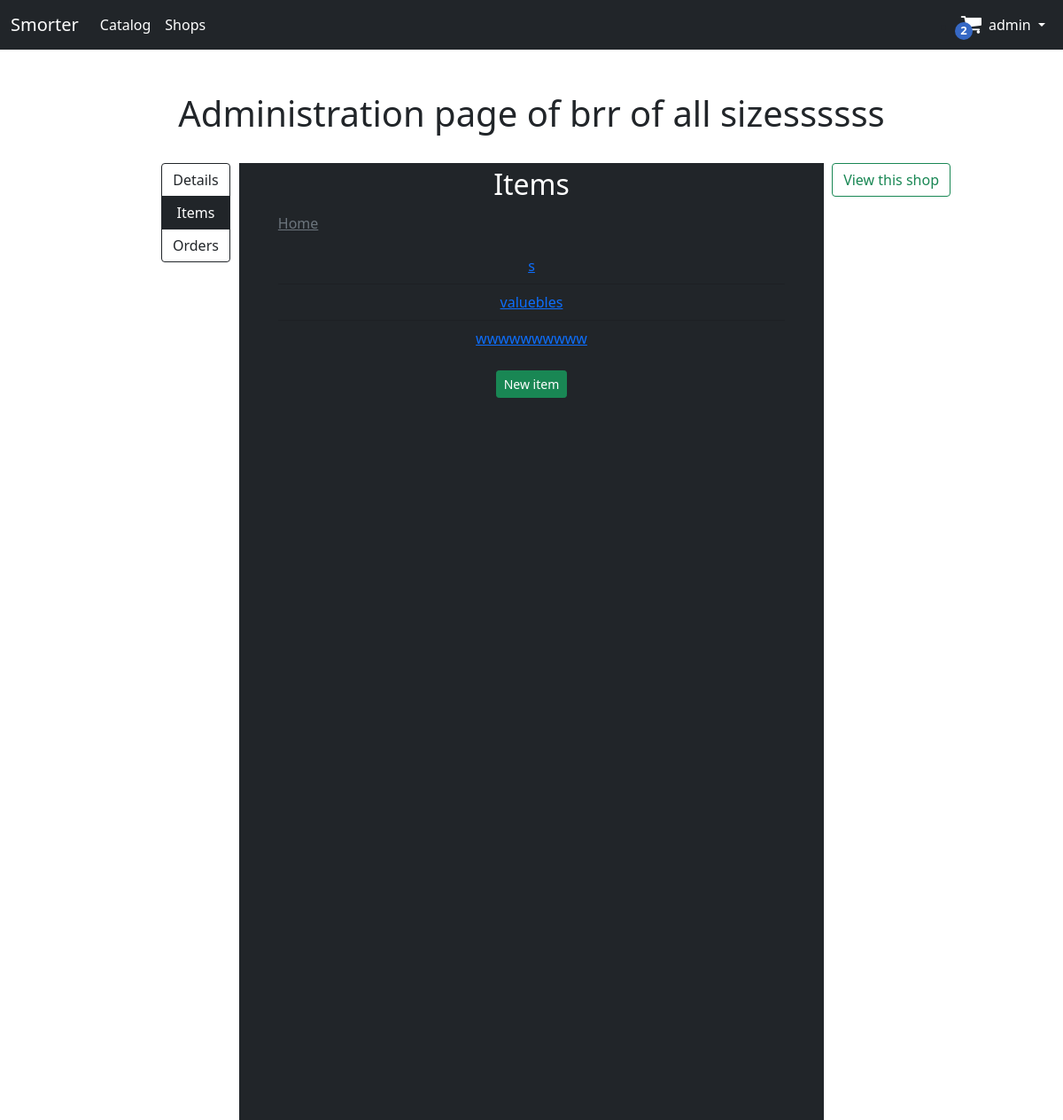
Before: /shop/1/admin/items/?category=chess (signed in) with the older database file.
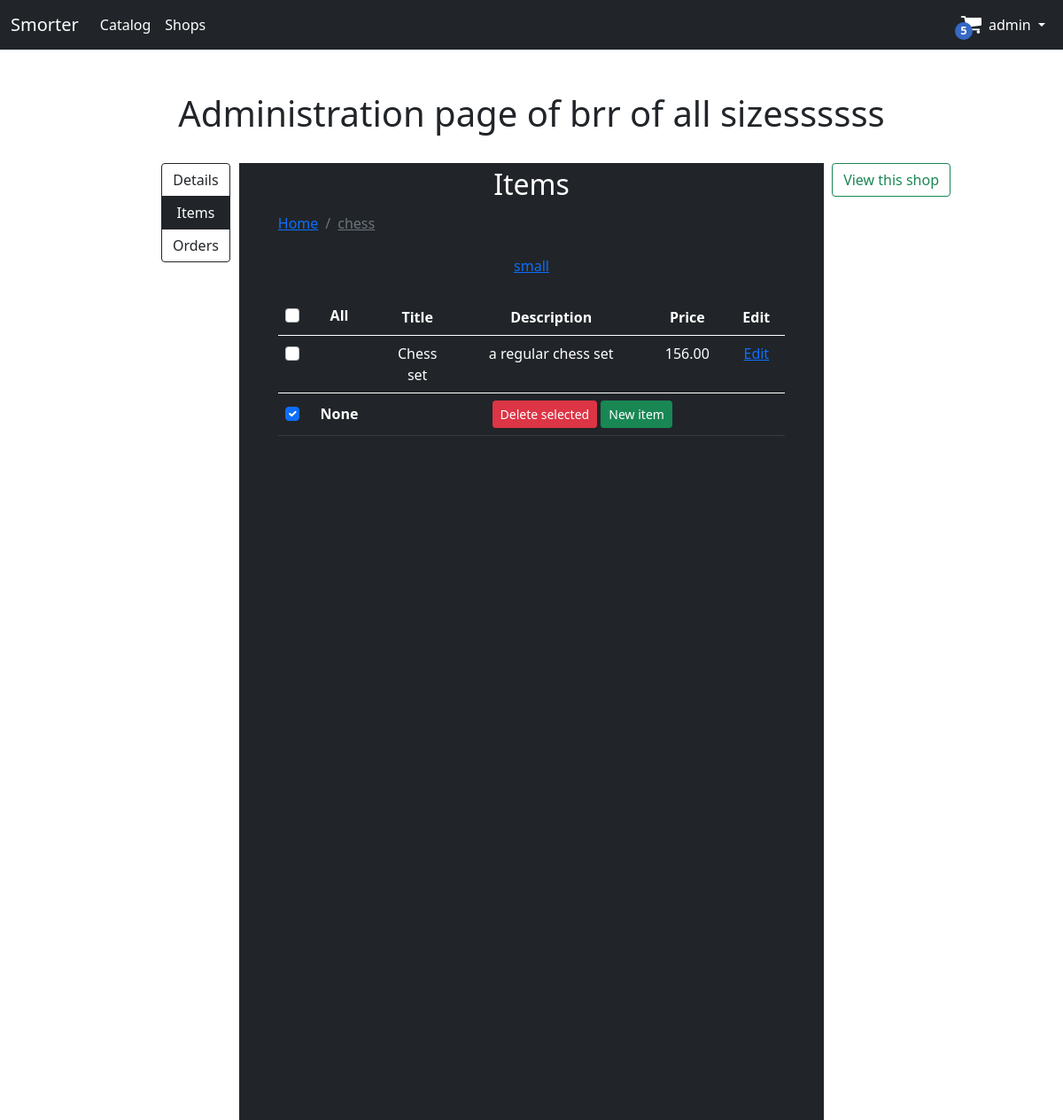
After: the same page with the newer database file.
### eshop/models.py (models this page shows, shortened)
class SmorterUser(models.Model):
    user = models.OneToOneField(User, unique=True, null=False, blank=False, on_delete=models.CASCADE)
    groups = models.ManyToManyField(SmorterGroup)
    class Meta:
        ordering = ["user"]

class Cart(models.Model):
    user = models.OneToOneField(SmorterUser, unique=True, null=False, blank=False, on_delete=models.CASCADE)
    items = models.ManyToManyField(OrderedItem, null=True, blank=True)

class Item(models.Model):
    shop = models.ForeignKey(Shop, null=False, blank=False, on_delete=models.CASCADE)
    title = models.CharField(max_length=150, blank=False, null=False)
    description = models.TextField(blank=True, null=True)
    path = models.CharField(max_length=200, blank=False, null=False)
    price = models.DecimalField(decimal_places=2, max_digits=9, blank=False, null=False)
    specs = models.CharField(max_length=1000, default={})
    class Meta:
        ordering = ["shop", "path"]

### eshop/views.py (the view)
# urls.py: path('shop/<int:id>/admin/<slug:tab>/', views.admin_shop, name="admin_shop"),
def admin_shop(request, id, tab, item_id=None, *args, **kwargs):
    shop = get_object_or_404(Shop, id=id)
    if is_shop_admin(request.user, shop):
        query = dict(request.GET.lists())
        current = get_shop_current_cat(shop, query)
        bread = [["".join([f'category={sus}&' for sus in current["path"][:i+1]])[:-1], sub] for i, sub in enumerate(current["path"])]
        cur_subs = [x for x in current if x not in ["items", "path"]]
        subs = [["".join([f'category={sus}&' for sus in (current["path"] if "path" in current else []) +[sub]])[:-1], sub] for sub in cur_subs]
        if request.method == 'POST':
            form_input = {**request.POST}
            for x in form_input.keys():
                if "methods" not in x:
                    form_input[x] = form_input[x][0]
            form_input["owner"] = shop.owner
            form_input["owner_id"] = form_input["owner"].id
            form_input["admin_group"] = SmorterGroup.objects.get(name=f"Shop{shop.id}AdminGroup")
            admins = form_input["admins"]
            detail_form = ShopCreateForm(form_input, request.FILES, instance=shop)
            if detail_form.is_valid():
                set_shop_admins(shop, admins)
                detail_form.save()
            else:
                print(detail_form.errors)
        else:
            detail_form = ShopCreateForm(instance=shop)
        return render(request, 'eshop/shop/admin/admin_base.html',
                      {'detail_form': detail_form, "users": User.objects.all(),
                       "method": "PUT", "shop": shop,
                       "tab": tab, "current": current, "query_path": (bread[-1][0] if bread else ""),
                       "bread": bread, "subs": subs,
                       })
    else:
        return redirect("catalog")

### eshop/forms.py
class ShopCreateForm(forms.ModelForm):
    admins = forms.CharField(label=_(''), widget=forms.TextInput(attrs={'class': 'form-control mb-3'}))
    class Meta:
        model = Shop
        fields = ["owner", "title", "description", "payment_methods", "shipment_methods", "image", "admin_group", "admins"]
        labels = {x:"" for x in fields}
        labels["payment_methods"] = "Select your payment methods"
        labels["shipment_methods"] = "Select your shipment methods"
        labels["image"] = "Upload your banner"
        widgets = {
            "title": forms.TextInput(attrs={'class': 'form-control mb-3', 'placeholder': 'Shop title', 'required': 'true'}),
            "description": forms.Textarea(attrs={'class': 'form-control mb-3', 'placeholder': 'Shop Description'}),
            "payment_methods": forms.SelectMultiple(attrs={'class': 'form-select mb-3'}),
            "shipment_methods": forms.SelectMultiple(attrs={'class': 'form-select mb-3'}),
            "image": forms.FileInput(attrs={'class': 'form-control mb-3', "type": "file"}),
        }

### eshop/templatetags/tags.py (called while the page is built)
@register.filter(name='cart_total')
def cart_total(cart):
    return sum([x.item.price * x.count for x in cart.items.all()])

### eshop/templates/eshop/shop/admin/admin_base.html (shortened to what this page needs)
{% extends "base.html" %}
{% block content %}
<br><br>
<h1 class="text-center">Administration page of {{ shop.title }}</h1>
<br>
<div class="container bg-dark" style="width: 55%; min-height: 1080px;">
    <div class="" id="tab-buttons" style="position: relative;">
        <div class="btn-group-vertical" role="group" aria-label="Basic radio toggle button group" style="position: absolute; left: -100px;">
            <a class="btn btn-outline-dark" id="details" href="{% url 'admin_shop' shop.id 'details' %}">Details</a>
            <a class="btn btn-outline-dark" id="items" href="{% url 'admin_shop' shop.id 'items' %}">Items</a>
            <a class="btn btn-outline-dark" id="orders" href="{% url 'admin_shop' shop.id 'orders' %}">Orders</a>
        </div>
        <div class="btn-group-vertical" role="group" aria-label="Basic radio toggle button group" style="position: absolute; right: -155px;">
            <a class="btn btn-outline-success" id="detaisdfls" href="{% url 'view_shop' shop.id %}">View this shop</a>
        </div>
    </div>
    {% if tab == "details" %}
        {% include "eshop/shop/admin/details.html" %}
    {% elif tab == "items" %}
        {% include "eshop/shop/admin/items.html" %}
    {% elif tab == "orders" %}
        {% include "eshop/shop/admin/orders.html" %}
    {% endif %}
</div>
{% endblock %}

### eshop/templates/navbar.html (shortened to what this page needs)
{% load tags %}
<nav class="navbar navbar-expand-lg navbar-dark bg-dark">
  <div class="container-fluid">
    <a class="navbar-brand" href="{% url "home" %}">Smorter</a>
    <div class="collapse navbar-collapse" id="navbarSupportedContent">
      <ul class="navbar-nav me-auto mb-2 mb-lg-0">
        <li class="nav-item">
          <a class="nav-link active" href="{% url 'catalog' %}">Catalog</a>
        </li>
        <li class="nav-item">
          <a class="nav-link active" href="#">Shops</a>
        </li>
      </ul>
        {% if user.is_authenticated %}
        <li class="cart" id="cart">
          <i onclick="show_cart()" class="fa fa-shopping-cart"></i>
          <div class="cart-item-count" onclick="show_cart()" >{{ user.smorteruser.cart.items.count }}</div>
        </li>
        <li class="nav-item dropdown navbar-nav">
          <a class="nav-link dropdown-toggle active" href="#" id="navbarDropdown" role="button" data-bs-toggle="dropdown" aria-expanded="false">
            {{user.username}}
          </a>
        </li>
        {% endif %}
    </div>
  </div>
</nav>

### eshop/templates/eshop/shop/admin/items.html (shortened to what this page needs)
{% block content %}
<div id="tab">
    <div style="margin: 0px 5%;">
        <h2 class="text-center">Items</h2>
        <nav aria-label="breadcrumb">
            <ol class="breadcrumb mb-3" id="bread">
                <li class="breadcrumb-item"><a href="{% url 'admin_shop' shop.id 'items' %}">Home</a></li>
                {% for q, s in bread %}
                    <li class="breadcrumb-item"><a href="{% url 'admin_shop' shop.id 'items' %}?{{ q }}">{{ s }}</a></li>
                {% endfor %}
            </ol>
        </nav>
        <div style="color: white;" id="content">
            <ul class="list-group list-group-flush mb-3" style="border-color: white;">
                {% for q, s in subs %}
                    <li class="list-group-item bg-dark"><a href="{% url 'admin_shop' shop.id 'items' %}?{{ q }}">{{ s }}</a></li>
                {% endfor %}
            </ul>
            {% if current.items %}
            <table class="table table-dark mb-3">
                <thead>
                    <tr>
                        <th scope="col">
                            <div class="form-check">
                                <input class="form-check-input" type="checkbox" value=""id="check-all">
                                <label class="form-check-label" for="check-all">All</label>
                            </div>
                        </th>
                        <th scope="col">Title</th>
                        <th scope="col">Description</th>
                        <th scope="col">Price</th>
                        <th scope="col">Edit</th>
                    </tr>
                </thead>
                <tbody>
                    {% for item in current.items %}
                        <tr>
                            <th scope="col">
                                <div class="form-check">
                                    <input class="form-check-input" type="checkbox" value="" itemlabel="{{ item.id }}">
                                </div>
                            </th>
                            <td style="width: 15%;">{{ item.title }}</td>
                            <td>{{ item.description }}</td>
                            <td>{{ item.price }}</td>
                            <td><a class="breadcrumb-item" style="cursor: pointer;" href="{% url 'edit_item' shop.id item.id %}?{{ query_path }}">Edit</a></td>
                        </tr>
                    {% endfor %}
                </tbody>
                <tfoot>
                    <tr>
                        <th scope="col">
                            <div class="form-check">
                                <input class="form-check-input" type="checkbox" value=""id="check-none">
                                <label class="form-check-label" for="check-none">None</label>
                            </div>
                        </th>
                        <th scope="col" colspan="4"><button class="btn btn-sm btn-danger" data-bs-toggle="modal" data-bs-target="#confirmDelete">Delete selected</button> <a class="btn btn-success btn-sm" href="{% url 'create_item' shop.id %}?{{ query_path }}">New item</a></th>
                    </tr>
                </tfoot>
            </table>
            {% else %}
            <a class="btn btn-success btn-sm" href="{% url 'create_item' shop.id %}?{{ query_path }}">New item</a>
            {% endif %}
        </div>
    </div>
</div>
{% endblock %}

Changed rows visible on the page:
now on this page (row edited): Item: path "chess", title "Chess set", description "a regular chess set", price "156.00"
Other visible differences:
{{ user.smorteruser.cart.items.count }}: "2" → "5"
form field value: (not shown) → "☐"
form field value: (not shown) → "☑"
new list line: "small"
text now shown: "All Title Description Price Edit None Delete selected"
list line gone: "s"
list line gone: "valuebles"
list line gone: "wwwwwwwwww"
